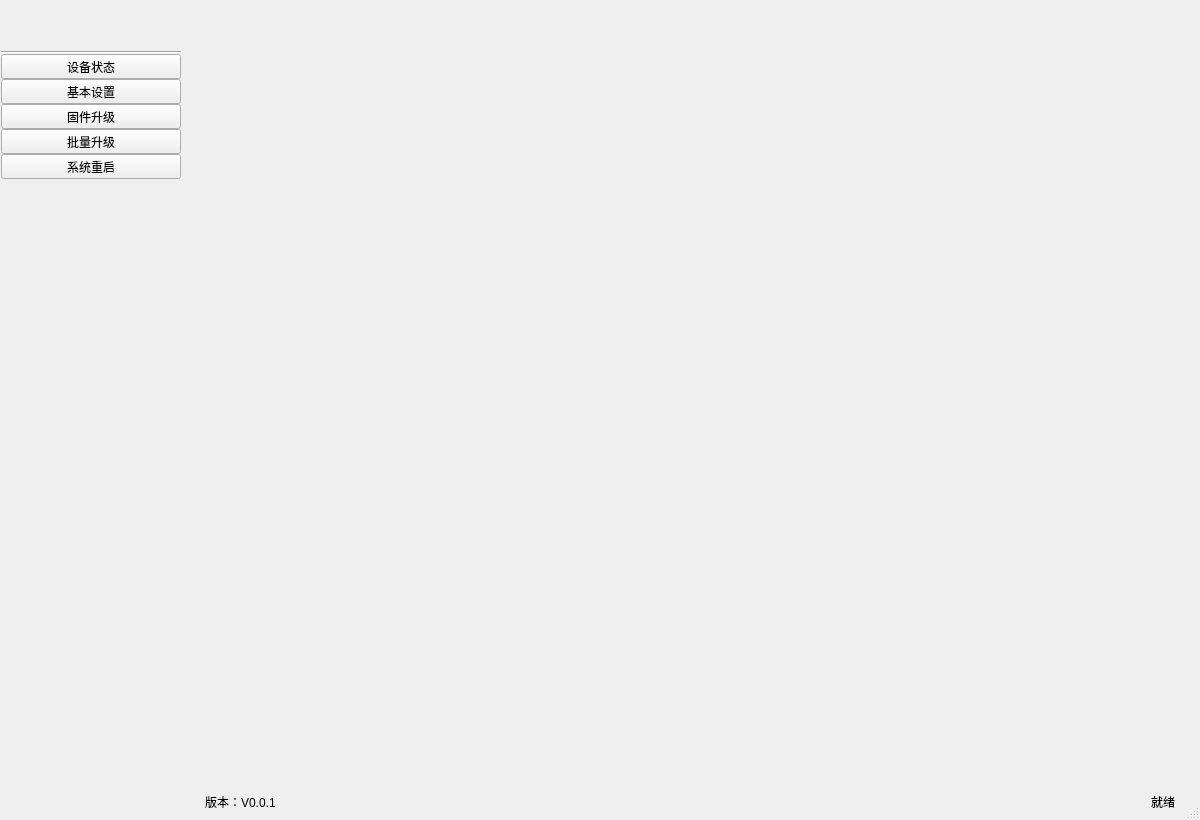
<?xml version="1.0" encoding="UTF-8"?>
<ui version="4.0">
 <class>frmMain</class>
 <widget class="QDialog" name="frmMain">
  <property name="geometry">
   <rect>
    <x>0</x>
    <y>0</y>
    <width>1200</width>
    <height>820</height>
   </rect>
  </property>
  <property name="maximumSize">
   <size>
    <width>16777215</width>
    <height>16777215</height>
   </size>
  </property>
  <property name="sizeGripEnabled">
   <bool>true</bool>
  </property>
  <layout class="QVBoxLayout" name="verticalLayout">
   <property name="spacing">
    <number>0</number>
   </property>
   <property name="leftMargin">
    <number>1</number>
   </property>
   <property name="topMargin">
    <number>1</number>
   </property>
   <property name="rightMargin">
    <number>1</number>
   </property>
   <property name="bottomMargin">
    <number>1</number>
   </property>
   <item>
    <widget class="QWidget" name="widget_main" native="true">
     <property name="sizePolicy">
      <sizepolicy hsizetype="Preferred" vsizetype="Preferred">
       <horstretch>0</horstretch>
       <verstretch>0</verstretch>
      </sizepolicy>
     </property>
     <layout class="QHBoxLayout" name="horizontalLayout_6">
      <property name="spacing">
       <number>0</number>
      </property>
      <property name="leftMargin">
       <number>0</number>
      </property>
      <property name="topMargin">
       <number>0</number>
      </property>
      <property name="rightMargin">
       <number>0</number>
      </property>
      <property name="bottomMargin">
       <number>0</number>
      </property>
      <item>
       <widget class="QWidget" name="widget1" native="true">
        <property name="minimumSize">
         <size>
          <width>180</width>
          <height>0</height>
         </size>
        </property>
        <property name="maximumSize">
         <size>
          <width>120</width>
          <height>65536</height>
         </size>
        </property>
        <layout class="QVBoxLayout" name="verticalLayout_4">
         <property name="spacing">
          <number>0</number>
         </property>
         <property name="leftMargin">
          <number>0</number>
         </property>
         <property name="topMargin">
          <number>0</number>
         </property>
         <property name="rightMargin">
          <number>0</number>
         </property>
         <property name="bottomMargin">
          <number>0</number>
         </property>
         <item>
          <widget class="QLabel" name="logo_img">
           <property name="minimumSize">
            <size>
             <width>0</width>
             <height>50</height>
            </size>
           </property>
           <property name="maximumSize">
            <size>
             <width>16777215</width>
             <height>50</height>
            </size>
           </property>
           <property name="text">
            <string/>
           </property>
           <property name="pixmap">
            <pixmap resource="../widgets/other/rc.qrc">:/image/logo.png</pixmap>
           </property>
           <property name="scaledContents">
            <bool>true</bool>
           </property>
          </widget>
         </item>
         <item>
          <widget class="Line" name="line_2">
           <property name="orientation">
            <enum>Qt::Horizontal</enum>
           </property>
          </widget>
         </item>
         <item>
          <widget class="QToolButton" name="btn11">
           <property name="sizePolicy">
            <sizepolicy hsizetype="Expanding" vsizetype="Fixed">
             <horstretch>0</horstretch>
             <verstretch>0</verstretch>
            </sizepolicy>
           </property>
           <property name="text">
            <string>设备状态</string>
           </property>
          </widget>
         </item>
         <item>
          <widget class="QToolButton" name="btn12">
           <property name="sizePolicy">
            <sizepolicy hsizetype="Expanding" vsizetype="Fixed">
             <horstretch>0</horstretch>
             <verstretch>0</verstretch>
            </sizepolicy>
           </property>
           <property name="text">
            <string>基本设置</string>
           </property>
          </widget>
         </item>
         <item>
          <widget class="QToolButton" name="btn13">
           <property name="sizePolicy">
            <sizepolicy hsizetype="Expanding" vsizetype="Fixed">
             <horstretch>0</horstretch>
             <verstretch>0</verstretch>
            </sizepolicy>
           </property>
           <property name="text">
            <string>固件升级</string>
           </property>
          </widget>
         </item>
         <item>
          <widget class="QToolButton" name="btn14">
           <property name="sizePolicy">
            <sizepolicy hsizetype="Expanding" vsizetype="Fixed">
             <horstretch>0</horstretch>
             <verstretch>0</verstretch>
            </sizepolicy>
           </property>
           <property name="text">
            <string>批量升级</string>
           </property>
          </widget>
         </item>
         <item>
          <widget class="QToolButton" name="btn15">
           <property name="sizePolicy">
            <sizepolicy hsizetype="Expanding" vsizetype="Fixed">
             <horstretch>0</horstretch>
             <verstretch>0</verstretch>
            </sizepolicy>
           </property>
           <property name="text">
            <string>系统重启</string>
           </property>
          </widget>
         </item>
         <item>
          <spacer name="verticalSpacer1">
           <property name="orientation">
            <enum>Qt::Vertical</enum>
           </property>
           <property name="sizeHint" stdset="0">
            <size>
             <width>20</width>
             <height>366</height>
            </size>
           </property>
          </spacer>
         </item>
        </layout>
       </widget>
      </item>
      <item>
       <widget class="QFrame" name="frame">
        <property name="styleSheet">
         <string notr="true">QFrame {border-radius: 0px}</string>
        </property>
        <property name="frameShape">
         <enum>QFrame::StyledPanel</enum>
        </property>
        <property name="frameShadow">
         <enum>QFrame::Raised</enum>
        </property>
        <layout class="QGridLayout" name="gridLayout_2">
         <property name="leftMargin">
          <number>6</number>
         </property>
         <property name="topMargin">
          <number>0</number>
         </property>
         <property name="rightMargin">
          <number>6</number>
         </property>
         <property name="bottomMargin">
          <number>4</number>
         </property>
         <property name="horizontalSpacing">
          <number>2</number>
         </property>
         <property name="verticalSpacing">
          <number>0</number>
         </property>
         <item row="0" column="0">
          <layout class="QVBoxLayout" name="verticalLayout_6">
           <item>
            <widget class="QStackedWidget" name="stackedWidget">
             <property name="currentIndex">
              <number>0</number>
             </property>
             <widget class="QWidget" name="status_page"/>
             <widget class="QWidget" name="setting_page">
              <widget class="QWidget" name="layoutWidget">
               <property name="geometry">
                <rect>
                 <x>230</x>
                 <y>612</y>
                 <width>371</width>
                 <height>51</height>
                </rect>
               </property>
               <layout class="QHBoxLayout" name="horizontalLayout_8">
                <item>
                 <widget class="QPushButton" name="pushButton">
                  <property name="text">
                   <string>保存配置</string>
                  </property>
                 </widget>
                </item>
                <item>
                 <spacer name="horizontalSpacer">
                  <property name="orientation">
                   <enum>Qt::Horizontal</enum>
                  </property>
                  <property name="sizeHint" stdset="0">
                   <size>
                    <width>40</width>
                    <height>20</height>
                   </size>
                  </property>
                 </spacer>
                </item>
                <item>
                 <widget class="QPushButton" name="config_default_pushButton">
                  <property name="text">
                   <string>恢复出厂默认配置</string>
                  </property>
                 </widget>
                </item>
               </layout>
              </widget>
             </widget>
             <widget class="QWidget" name="upgrade_page">
              <layout class="QHBoxLayout" name="horizontalLayout_4">
               <property name="leftMargin">
                <number>2</number>
               </property>
               <property name="topMargin">
                <number>0</number>
               </property>
               <property name="rightMargin">
                <number>2</number>
               </property>
               <property name="bottomMargin">
                <number>2</number>
               </property>
               <item>
                <widget class="QGroupBox" name="groupBox_34">
                 <property name="sizePolicy">
                  <sizepolicy hsizetype="Expanding" vsizetype="Minimum">
                   <horstretch>0</horstretch>
                   <verstretch>0</verstretch>
                  </sizepolicy>
                 </property>
                 <property name="maximumSize">
                  <size>
                   <width>200</width>
                   <height>16777215</height>
                  </size>
                 </property>
                 <property name="title">
                  <string>固件信息</string>
                 </property>
                 <layout class="QVBoxLayout" name="verticalLayout_3" stretch="5,6,2,1">
                  <item>
                   <layout class="QVBoxLayout" name="verticalLayout_2">
                    <item>
                     <widget class="QLabel" name="fw_name_label">
                      <property name="text">
                       <string>固件名称:</string>
                      </property>
                     </widget>
                    </item>
                    <item>
                     <widget class="QLabel" name="fw_size_label">
                      <property name="text">
                       <string>固件大小:0字节</string>
                      </property>
                     </widget>
                    </item>
                    <item>
                     <widget class="QLabel" name="fw_type_label">
                      <property name="text">
                       <string>固件类型:0000</string>
                      </property>
                     </widget>
                    </item>
                    <item>
                     <widget class="QLabel" name="fw_ver_label">
                      <property name="text">
                       <string>固件版本:0.0.0</string>
                      </property>
                     </widget>
                    </item>
                    <item>
                     <widget class="QLabel" name="fw_create_label">
                      <property name="text">
                       <string>创建日期:</string>
                      </property>
                     </widget>
                    </item>
                   </layout>
                  </item>
                  <item>
                   <spacer name="verticalSpacer">
                    <property name="orientation">
                     <enum>Qt::Vertical</enum>
                    </property>
                    <property name="sizeHint" stdset="0">
                     <size>
                      <width>20</width>
                      <height>40</height>
                     </size>
                    </property>
                   </spacer>
                  </item>
                  <item>
                   <layout class="QHBoxLayout" name="horizontalLayout_9">
                    <item>
                     <widget class="QPushButton" name="loadFW_Button">
                      <property name="minimumSize">
                       <size>
                        <width>0</width>
                        <height>36</height>
                       </size>
                      </property>
                      <property name="text">
                       <string>载入固件...</string>
                      </property>
                     </widget>
                    </item>
                    <item>
                     <widget class="QPushButton" name="writeFW_Button">
                      <property name="minimumSize">
                       <size>
                        <width>0</width>
                        <height>36</height>
                       </size>
                      </property>
                      <property name="text">
                       <string>写入</string>
                      </property>
                     </widget>
                    </item>
                   </layout>
                  </item>
                  <item>
                   <widget class="QProgressBar" name="progressBar">
                    <property name="value">
                     <number>0</number>
                    </property>
                   </widget>
                  </item>
                 </layout>
                </widget>
               </item>
               <item>
                <layout class="QVBoxLayout" name="verticalLayout_5" stretch="10,3">
                 <item>
                  <widget class="QGroupBox" name="groupBox_24">
                   <property name="sizePolicy">
                    <sizepolicy hsizetype="Expanding" vsizetype="Expanding">
                     <horstretch>0</horstretch>
                     <verstretch>0</verstretch>
                    </sizepolicy>
                   </property>
                   <property name="title">
                    <string>固件数据</string>
                   </property>
                   <layout class="QGridLayout" name="gridLayout">
                    <item row="0" column="0">
                     <widget class="QHexEdit" name="cfHexEdit" native="true"/>
                    </item>
                   </layout>
                  </widget>
                 </item>
                 <item>
                  <widget class="QGroupBox" name="groupBox_28">
                   <property name="sizePolicy">
                    <sizepolicy hsizetype="Expanding" vsizetype="Preferred">
                     <horstretch>0</horstretch>
                     <verstretch>0</verstretch>
                    </sizepolicy>
                   </property>
                   <property name="minimumSize">
                    <size>
                     <width>0</width>
                     <height>0</height>
                    </size>
                   </property>
                   <property name="title">
                    <string>提示信息</string>
                   </property>
                   <layout class="QHBoxLayout" name="horizontalLayout_7">
                    <property name="spacing">
                     <number>6</number>
                    </property>
                    <property name="topMargin">
                     <number>20</number>
                    </property>
                    <property name="bottomMargin">
                     <number>8</number>
                    </property>
                    <item>
                     <widget class="QTextEdit" name="Log_textEdit"/>
                    </item>
                   </layout>
                  </widget>
                 </item>
                </layout>
               </item>
              </layout>
             </widget>
             <widget class="QWidget" name="multiupgrade_page">
              <layout class="QGridLayout" name="gridLayout_3"/>
             </widget>
            </widget>
           </item>
          </layout>
         </item>
         <item row="1" column="0">
          <widget class="QWidget" name="widget_status" native="true">
           <property name="sizePolicy">
            <sizepolicy hsizetype="Expanding" vsizetype="Fixed">
             <horstretch>0</horstretch>
             <verstretch>0</verstretch>
            </sizepolicy>
           </property>
           <property name="minimumSize">
            <size>
             <width>100</width>
             <height>24</height>
            </size>
           </property>
           <layout class="QHBoxLayout" name="horizontalLayout_3">
            <property name="leftMargin">
             <number>18</number>
            </property>
            <property name="topMargin">
             <number>4</number>
            </property>
            <property name="rightMargin">
             <number>18</number>
            </property>
            <property name="bottomMargin">
             <number>4</number>
            </property>
            <item>
             <widget class="QLabel" name="label_2">
              <property name="sizePolicy">
               <sizepolicy hsizetype="Expanding" vsizetype="Preferred">
                <horstretch>0</horstretch>
                <verstretch>0</verstretch>
               </sizepolicy>
              </property>
              <property name="text">
               <string>版本：V0.0.1</string>
              </property>
             </widget>
            </item>
            <item>
             <widget class="QLabel" name="status_label">
              <property name="text">
               <string>就绪</string>
              </property>
             </widget>
            </item>
           </layout>
          </widget>
         </item>
        </layout>
       </widget>
      </item>
     </layout>
    </widget>
   </item>
  </layout>
 </widget>
 <layoutdefault spacing="6" margin="11"/>
 <customwidgets>
  <customwidget>
   <class>QHexEdit</class>
   <extends>QWidget</extends>
   <header location="global">qhexedit.h</header>
   <container>1</container>
  </customwidget>
 </customwidgets>
 <resources>
  <include location="../widgets/other/rc.qrc"/>
 </resources>
 <connections/>
</ui>
